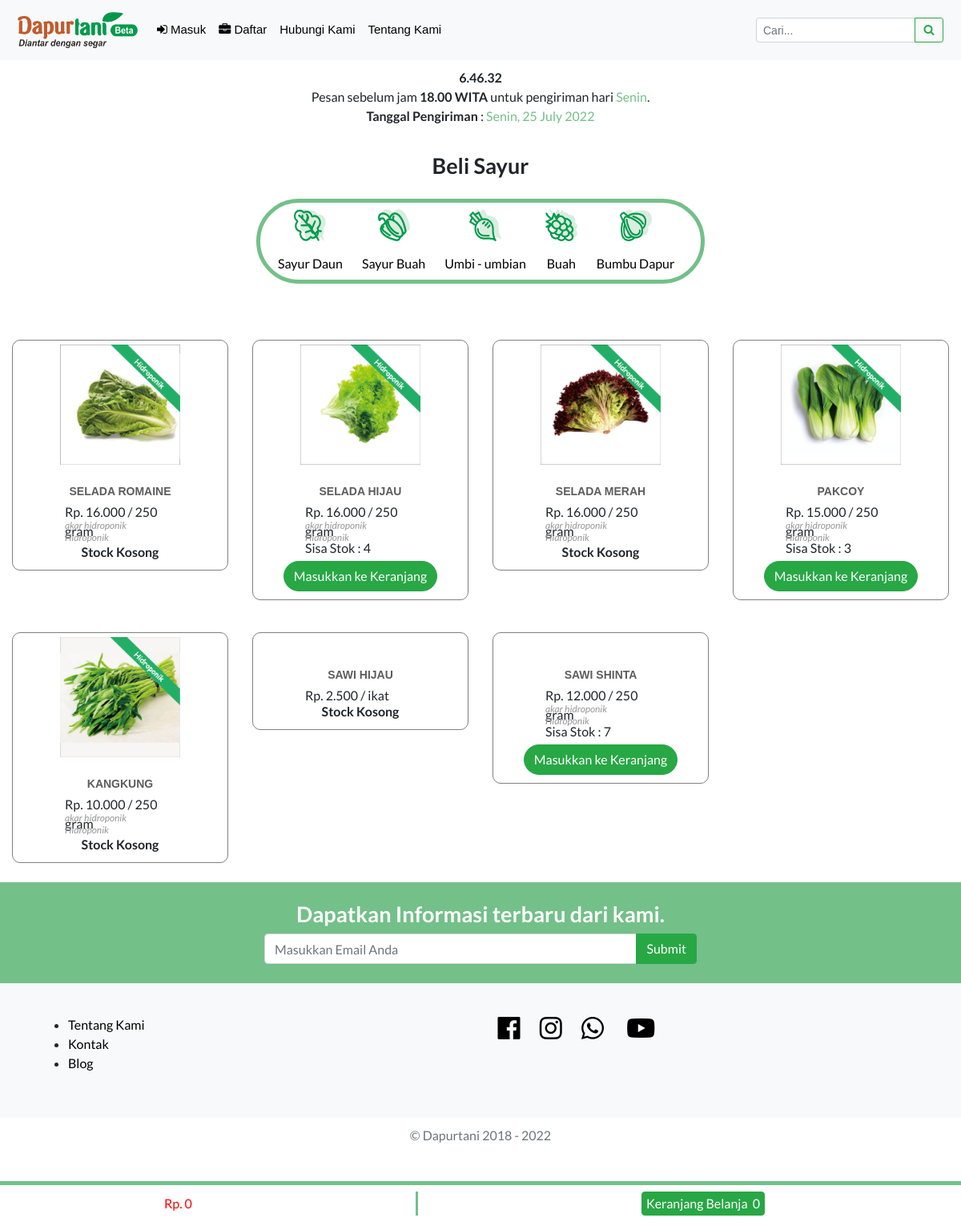
Screenshot of /home/s_daun with the database file from the repository.
### tables this page shows
CREATE TABLE `t_sayur`  (
  `id_sayur` int(7) NOT NULL AUTO_INCREMENT,
  `nama_sayur` varchar(255) NOT NULL,
  `nama_petani` varchar(255) NOT NULL,
  `k_sayur` tinyint(1) NOT NULL,
  `harga` int(10) NOT NULL,
  `promo` int(11) NOT NULL,
  `satuan` varchar(20) NOT NULL,
  `stock` int(10) NOT NULL,
  `status` tinyint(1) NOT NULL,
  `gambar` varchar(255) NOT NULL,
  PRIMARY KEY (`id_sayur`) USING BTREE
);

### application/controllers/Home.php (called while the page is built, shortened)
<?php
class Home extends CI_Controller
{
  function __construct()
  {
    $this->load->library(array('template', 'cart', 'form_validation', 'email', 'session'));
    $this->load->model(array('app', 'admin'));
    $this->load->helper(['form', 'security', 'string']);
  }
  public function s_daun()
  {
    $data['data'] = $this->app->get_where('t_sayur', ['status' => 1]);
    $this->load->view('user/sayur', $data);
  }
}

### index.php (called while the page is built, shortened)
<?php
require_once BASEPATH.'core/CodeIgniter.php';

### application/models/App.php (called while the page is built, shortened)
<?php
class App extends CI_Model
{
	function get_where($table = null, $where = null)
	{
		$this->db->from($table);
		$this->db->where($where);
		return $this->db->get();
	}
}

### application/views/user/sayur.php (the view, shortened to what this page needs)
<!DOCTYPE html>
<html lang="en">
<head>
	<link rel="stylesheet" href="https://stackpath.bootstrapcdn.com/bootstrap/4.1.3/css/bootstrap.min.css">
	<link href="https://cdnjs.cloudflare.com/ajax/libs/font-awesome/4.7.0/css/font-awesome.min.css" rel="stylesheet">
	<link href="<?= base_url(); ?>assets/vendor/fontawesome-free/css/all.min.css" rel="stylesheet">
	<link href="<?= base_url(); ?>assets/vendor/font-awesome/css/font-awesome.min.css" rel="stylesheet">
	<link href="<?= base_url(); ?>assets/vendor/simple-line-icons/css/simple-line-icons.css" rel="stylesheet" type="text/css">
	<link href="<?= base_url(); ?>assets/vendor/owlcarousel/assets/owl.carousel.min.css" rel="stylesheet">
	<link href="<?= base_url(); ?>assets/vendor/owlcarousel/assets/owl.theme.default.min.css" rel="stylesheet">
	<link href="<?= base_url(); ?>assets/css/style.css?ts=<?=time ()?>" rel="stylesheet">
	<link href="<?= base_url(); ?>assets/css/sidebar.css" rel="stylesheet">
</head>
<body id="header" onload="setInterval('reloadwaktu()');">
	<nav class="navbar navbar-custom navbar-expand-lg sticky-top navbar-light bg-light">
		<div class="container-fluid">
			<a class="navbar-brand" href="<?= base_url(); ?>home/index2">
				<img class="logo" src="<?= base_url(); ?>assets/img/logo.png" alt="logo">
			</a>
			<div class="collapse navbar-collapse" id="navbarSupportedContent">
				<ul class="navbar-nav mr-auto mt-2 mt-lg-0">
					<?php if ($this->session->userdata('user_login')) { ?>
					<li class="nav-item">
						<a class="nav-link js-scroll-trigger" href="<?= base_url(); ?>home/index2"> Home</a>
					</li>
					<li class="nav-item">
						<a class="nav-link js-scroll-trigger" href="#pengguna"> Cara Pemasanan</a>
					</li>
					<li class="nav-item">
						<a class="nav-link js-scroll-trigger" href="<?= base_url(); ?>home/transaksi">History</a>
					</li>
					<li class="nav-item">
						<a class="nav-link" href="hubungi-kami.html"> Hubungi Kami</a>
					</li>
					<li class="nav-item">
						<a class="nav-link" href="tentang-kami.html"> Tentang Kami</a>
					</li>
					<li class="nav-item">
						<a class="nav-link js-scroll-trigger" href="<?= base_url(); ?>home/logout">Keluar</a>
					</li>
					<?php } else { ?>
					<li class="nav-item">
						<a class="nav-link" href="javascript::" data-toggle="modal" data-target="#modalMasuk"><i
								class="fa fa-sign-in"></i> Masuk</a>
					</li>
					<li class="nav-item">
						<a class="nav-link js-scroll-trigger" href="<?= base_url(); ?>home/registrasi"><i
								class="fa fa-briefcase"></i> Daftar</a>
					</li>
					<li class="nav-item">
						<a class="nav-link" href="<?= base_url(); ?>home/hubungi"> Hubungi Kami</a>
					</li>
					<li class="nav-item">
						<a class="nav-link" href="<?= base_url(); ?>home/tentang"> Tentang Kami</a>
					</li>
					<?php } ?>
				</ul>
			</div>
			<?php echo form_open('home/search') ?>
				<div class="input-group">
					<input type="text" name="keyword" class="form-control form-control-sm pencarian" type="search" placeholder="Cari..."
						aria-label="Recipient's username" aria-describedby="button-addon2">
					<div class="input-group-append">
						<button class="btn btn-outline-success btn-sm my-sm-0" type="submit">
							<i class="fa fa-search fa-fw"></i>
						</button>
					</div>
				</div>
			<?php echo form_close() ?>
		</div>
	</nav>
	<nav class="navbar fixed-bottom navbar-bottom sidebarNavigation" data-sidebarClass="navbar-light bg-light">
		<div class="container">
			<div class="nav navbar-nav navbar-left">
				<p class="harga harga-total">
					<?= ($this->cart->total() > 0) ? 'Rp. '.number_format($this->cart->total(), 0, ',', '.') : 'Rp. 0'; ?>
				</p>
			</div>
			<div class="garis-vertical"></div>
			<div class="nav navbar-nav navbar-right box-keranjang">
				<button class="btn btn-success keranjang-icon leftNavbarToggler" type="button" data-toggle="collapse" data-target="#navbarsExampleDefault" aria-controls="navbarsExampleDefault" aria-expanded="false" aria-label="Toggle navigation">
					Keranjang Belanja&nbsp;&nbsp;<?php echo $this->cart->total_items(); ?>
				</button>
			</div>
		</div>
	</nav>
	<div class="container-fluid" style="margin: 10px 0 0 0;">
		<div class="row text-center justify-content-center">
			<div class="col-lg-6">
				<div class="alert alert-default" role="alert">
					<p>
						<b><span id="getwaktu"></span></b>
						<br />
						Pesan sebelum jam <span class="alert-link">18.00 WITA</span> untuk pengiriman hari <span
							id="getharipengiriman"></span>.
						<br />
						<b>Tanggal Pengiriman</b> : <span id="getwaktupengiriman2"></span>
					</p>
				</div>
			</div>
		</div>
	</div>
	<section class="box-sayur text-center pt-4" id="belisayur">
		<h2>Beli Sayur</h2>
		<div class="isi-box-kategori">
			<div class="box-kategori">
				<div class="box-scroll">
					<ul class="nav">
						<li class="nav-item">
							<a class="nav-link" href="<?=base_url(); ?>home/s_daun">
								<img class="icon-kategori" src="<?= base_url(); ?>assets/img/kt1.png" alt="">
							</a>
							<a class="nav-link" href="<?=base_url(); ?>home/s_daun">Sayur Daun</a>
						</li>
						<li class="nav-item">
							<a class="nav-link" href="<?= base_url(); ?>home/s_buah">
								<img class="icon-kategori" src="<?= base_url(); ?>assets/img/kt2.png" alt="">
							</a>
							<a class="nav-link" href="<?= base_url(); ?>home/s_buah">Sayur Buah</a>
						</li>
						<li class="nav-item">
							<a class="nav-link" href="<?= base_url(); ?>home/umbi_umbian">
								<img class="icon-kategori" src="<?= base_url(); ?>assets/img/kt3.png" alt="">
							</a>
							<a class="nav-link" href="<?= base_url(); ?>home/umbi_umbian">Umbi - umbian</a>
						</li>
						<li class="nav-item">
							<a class="nav-link" href="<?= base_url(); ?>home/buah">
								<img class="icon-kategori" src="<?= base_url(); ?>assets/img/kt5.png" alt="">
							</a>
							<a class="nav-link" href="<?= base_url(); ?>home/buah">Buah</a>
						</li>
						<li class="nav-item">
							<a class="nav-link" href="<?= base_url(); ?>home/bumbu_dapur">
								<img class="icon-kategori" src="<?= base_url(); ?>assets/img/kt4.png" alt="">
							</a>
							<a class="nav-link" href="<?= base_url(); ?>home/bumbu_dapur">Bumbu Dapur</a>
						</li>
					</ul>
				</div>
			</div>
		</div>
		<div class="row isi-box-sayur">
			<?php foreach($data->result() as $key) : ?>
			<div class="col-6 col-md-6 col-sm-6 col-lg-3 col-xl-3 my-col">
				<div class="work">
					<img class="sayur" src="<?= base_url(); ?>assets/upload/<?= $key->gambar; ?>" alt="">
					<div class="work-bottom">
						<h3><?= $key->nama_sayur; ?></h3>
						<div class="row">
							<div class="col-sm-12">
								<div class="box-detail-sayur">
									<p class="detail-sayur">Rp. <?= number_format($key->harga, 0, ',', '.'); ?> /
										<?= $key->satuan; ?>
									</p>
									<?= (empty($key->nama_petani)) ? '' : '<p class="detail-sayur"><i style="color: #979797; font-size: 12px;">'.$key->nama_petani.'</i></p>' ?>
									<?php if ($key->k_sayur == 1) { ?>
									<p class="detail-sayur"><i style="color: #979797; font-size: 12px">Organik</i></p>
									<?php } if ($key->k_sayur == 2) { ?>
									<p class="detail-sayur"><i style="color: #979797; font-size: 12px">Hidroponik</i></p>
									<?php } if ($key->k_sayur == 3) { ?>
									<p class="detail-sayur"><i style="color: #979797; font-size: 12px">Bebas Pestisida</i></p>
									<?php } if ($key->k_sayur == 4) { ?>
									<p class="detail-sayur"><i style="color: #979797; font-size: 12px">Pertanian Lokal</i></p>
									<?php } if ($key->k_sayur == 5) { ?>
									<?php } if ($key->stock  < 1) { ?>
									<?php } else { ?>
									<p class="detail-sayur">Sisa Stok : <?= $key->stock; ?></p>
									<?php } ?>
								</div>
							</div>
						</div>
						<?php if ($key->stock  < 1) { ?>
						<b class="mt-2">Stock Kosong</b>
						<?php } else { ?>
						<a class="btn btn-beli btn-success mt-2" href="<?= base_url(); ?>cart/add/<?= $key->id_sayur; ?>">Masukkan
							ke Keranjang</a>
						<?php } ?>
					</div>
				</div>
			</div>
			<?php endforeach; ?>
		</div>
	</section>
	<br>
	<section class="berlangganan text-white pt-4 pb-4" id="berlangganan">
		<div class="container">
			<div class="row justify-content-md-center">
				<div class="col-xl-9 text-center">
					<h1 class="mb-2">Dapatkan Informasi terbaru dari kami.</h1>
				</div>
				<div class="col-xl-6">
					<?php echo form_open('home/add_email'); ?>
					<div class="input-group">
						<input class="form-control form-control" value="<?= set_value('email') ?>" type="email" name="email"
							id="email" class="form-control form-control-lg" aria-describedby="email" placeholder="Masukkan Email Anda"
							required>
						<div class="input-group-append">
							<input class="btn btn-block btn-success" type="submit" value="Submit">
						</div>
					</div>
					<?php echo form_close(); ?>
				</div>
			</div>
		</div>
	</section>
	<footer class="footer bg-light">
		<div class="container">
			<div class="row">
				<div class="col-lg-6">
					<ul class="list-menu">
						<li class="list-menu-item">
							<a href="#">Tentang Kami</a>
						</li>
						<li class="list-menu-item">
							<a href="#">Kontak</a>
						</li>
						<li class="list-menu-item">
							<a href="#">Blog</a>
						</li>
					</ul>
				</div>
				<div class="col-lg-6">
					<ul class="list-inline mb-0">
						<li class="list-inline-item">
							<a href="https://www.facebook.com/Dapurtani-326912511430162/?modal=admin_todo_tour" target="_blank">
								<i class="fab fa-facebook fa-2x fa-fw"></i>
							</a>
						</li>
						<li class="list-inline-item">
							<a href="https://www.instagram.com/dapurtani_/?hl=id" target="_blank">
								<i class="fab fa-instagram fa-2x fa-fw"></i>
							</a>
						</li>
						<li class="list-inline-item mr-3">
							<a href="https://wa.me/6282343962420" target="_blank">
								<i class="fab fa-whatsapp fa-2x fa-fw"></i>
							</a>
						</li>
						<li class="list-inline-item">
							<a href="https://www.youtube.com/channel/UCF9KrxrttHN6i4b-xFkcyBA" target="_blank">
								<i class="fab fa-youtube fa-2x fa-fw"></i>
							</a>
						</li>
					</ul>
				</div>
			</div>
		</div>
	</footer>
	<div class="container text-center copyright">
		<p class="text-muted">&copy; Dapurtani 2018 - <span id="gettahun">.</span></p>
	</div>
</body>
</html>

### assets/css/style.css (style rules this page uses)
body { font-family: 'Lato', 'Helvetica Neue', Helvetica, Arial, sans-serif; }
h1, h2, h3, h4, h5, h6 { font-family: 'Lato', 'Helvetica Neue', Helvetica, Arial, sans-serif; font-weight: 700; font-size: 27px; margin: 0; padding: 0; }
a { color: black; }
.navbar-custom { font-family: arial; padding: 10px 7px 10px 7px; }
.navbar-custom .navbar-nav .nav-item .nav-link { color: black; font-size: 15px; font-family: inherit; text-transform: capitalize; }
.sticky-top { z-index: 899; }
.navbar-bottom { border-top: 5px solid; border-color: #73C089; background-color: white; }
.navbar-bottom .garis-vertical { width: 3px; height: 30px; background-color: #73C089; }
.navbar-bottom .navbar-left { text-align: center; }
.navbar-bottom .harga-total { color: red; margin-bottom: 0; padding-left: 160px; }
.navbar-bottom .keranjang-icon { height: 30px; padding: 0 5px 0 5px; }
.navbar-bottom .keranjang-icon { margin-right: 200px; }
.detail-sayur { margin-bottom: 0; height: 15px; text-align: left; }
.box-detail-sayur { margin: 5px 50px 5px 50px; }
.btn-beli { border-radius: 100px; width: auto; text-align: center; }
.isi-box-kategori { display: flex; flex-wrap: wrap; }
.isi-box-kategori .nav { padding-left: 10px; }
.nav-link { padding: .5rem 12px; }
.isi-box-kategori .box-scroll { width: 550px; }
.isi-box-sayur { margin: 0; }
.box-kategori { border: solid 5px; border-radius: 60px; border-color: #73C089; margin: 25px auto 30px; overflow-y: auto; overflow-x: auto; }
.icon-kategori { width: 40px; height: 40px; }
.work { margin-top: 40px; padding-bottom: 20px; border: 1px solid; border-color: #808080; border-radius: 10px; }
.work .sayur { width: auto; height: 150px; margin: 5px 0 5px 0; }
.work .work-bottom { margin-bottom: -30px; padding-top: 20px; padding-bottom: 20px; }
.work h3 { padding-left: 15px; padding-right: 15px; font-family: 'Droid Sans', sans-serif; font-size: 14px; color: #5d5d5d; font-weight: bold; text-transform: uppercase; text-shadow: 0 1px 0 rgba(255, 255, 255, .7); }
.work p { padding-left: 15px; padding-right: 15px; line-height: 24px; }
.alert { padding: 0; border: 0; margin-bottom: 10px; }
.alert.alert-default p { margin-bottom: 0; }
.alert.alert-default #getharipengiriman { color: #73C089; }
.alert.alert-default #getwaktupengiriman2 { color: #73C089; }
ul li a { color: black; }
img.logo { width: 150px; height: 45px; }
.berlangganan { position: relative; background-color: #73C089; background-size: cover; }
footer { padding-top: 40px; padding-bottom: 40px; }
.copyright { padding: 10px 0px 10px 0px; margin-bottom: 70px; }

### assets/css/sidebar.css (style rules this page uses)
body { position:relative }
.sidebarNavigation { margin-bottom:0; z-index: 899; justify-content:flex-start }
.sidebarNavigation .leftNavbarToggler { order:-1; }

### rows the page displays
t_sayur: gambar (picture), nama_sayur "SELADA ROMAINE", harga "16.000", satuan "250 gram", nama_petani "akar hidroponik", k_sayur "Hidroponik", stock "Stock Kosong"
t_sayur: gambar (picture), nama_sayur "SELADA HIJAU", harga "16.000", satuan "250 gram", nama_petani "akar hidroponik", k_sayur "Hidroponik", stock "4"
t_sayur: gambar (picture), nama_sayur "SELADA MERAH", harga "16.000", satuan "250 gram", nama_petani "akar hidroponik", k_sayur "Hidroponik", stock "Stock Kosong"
t_sayur: gambar (picture), nama_sayur "PAKCOY", harga "15.000", satuan "250 gram", nama_petani "akar hidroponik", k_sayur "Hidroponik", stock "3"
t_sayur: gambar (picture), nama_sayur "KANGKUNG", harga "10.000", satuan "250 gram", nama_petani "akar hidroponik", k_sayur "Hidroponik", stock "Stock Kosong"
t_sayur: nama_sayur "SAWI HIJAU", harga "2.500", satuan "ikat", stock "Stock Kosong"
t_sayur: nama_sayur "SAWI SHINTA", harga "12.000", satuan "250 gram", nama_petani "akar hidroponik", k_sayur "Hidroponik", stock "7"

### other values shown
$this->cart->total_items() "0"
